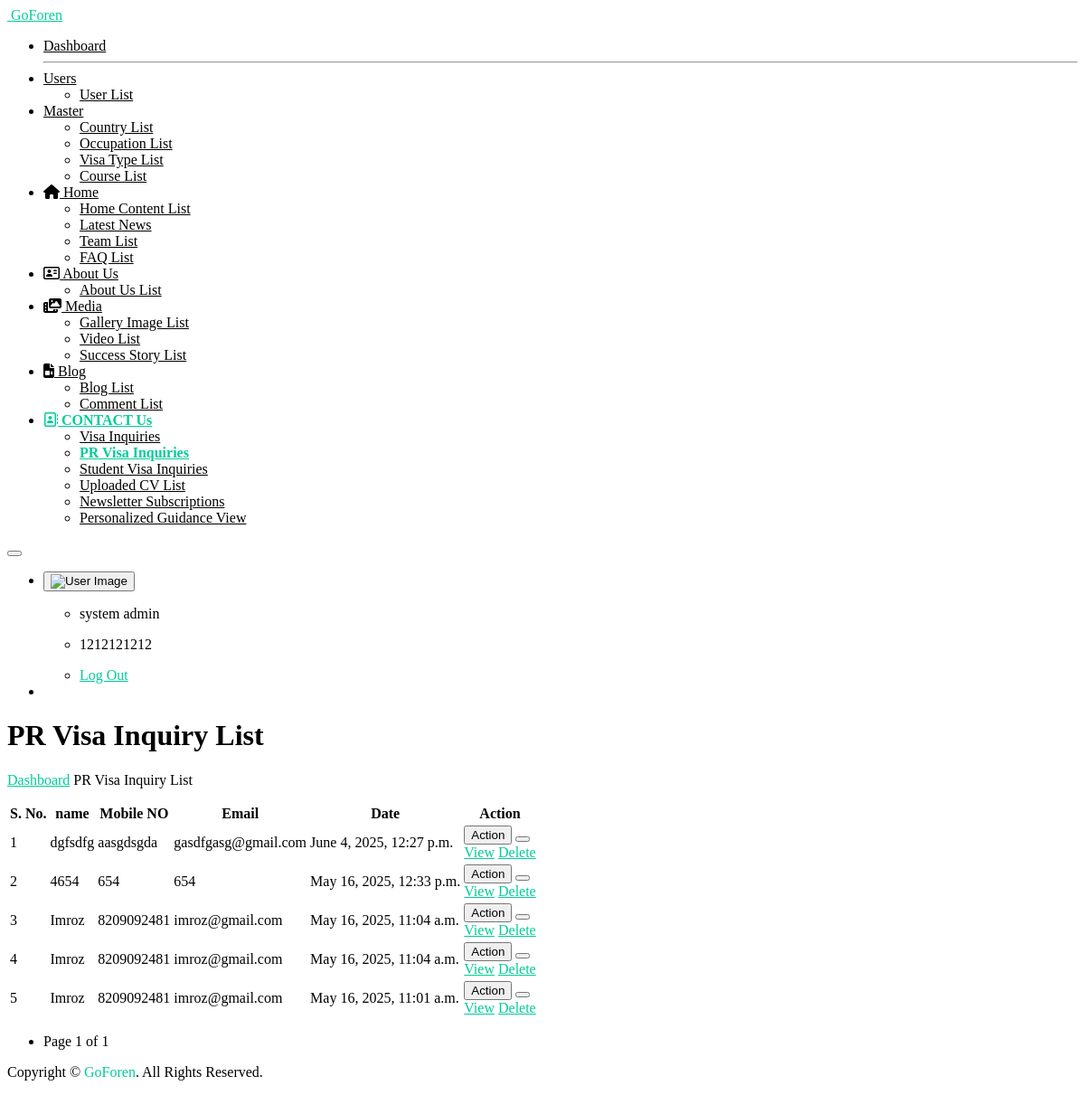
The page /pr_visa_inquiry_view (signed in) on the database its author committed.
### myapp/models.py (models this page shows, shortened)
class tbl_pr_visa_inquiry(models.Model):
    desired_country = models.CharField(max_length=50, null=True , blank=True)
    desired_visa_route = models.CharField(max_length=50, null=True , blank=True)
    relation = models.CharField(max_length=50, null=True , blank=True)
    name = models.CharField(max_length=100, null=True , blank=True)
    number = models.CharField(max_length=50, null=True , blank=True)
    landline = models.CharField(max_length=50, null=True , blank=True)
    alt_number = models.CharField(max_length=50, null=True , blank=True)
    email = models.CharField(max_length=50, null=True , blank=True)
    dob = models.DateTimeField(null=True , blank=True)
    marital_status = models.CharField(max_length=50, null=True , blank=True)
    no_of_child = models.CharField(max_length=50, null=True , blank=True)
    flat_no = models.CharField(max_length=100, null=True , blank=True)
    building_name = models.CharField(max_length=100, null=True , blank=True)
    road_street = models.CharField(max_length=100, null=True , blank=True)
    pincode = models.CharField(max_length=100, null=True , blank=True)
    area = models.CharField(max_length=100, null=True , blank=True)
    city = models.CharField(max_length=100, null=True , blank=True)
    inquiry_id = models.CharField(max_length=100, null=True , blank=True)
    resume = models.FileField(upload_to='resumes/', null=True , blank=True)
    created_at = models.DateTimeField(auto_now_add=True)
    updated_at = models.DateTimeField(auto_now=True)
    class Meta:
        db_table = 'tbl_pr_visa_inquiry'

### myapp/views.py (the view)
    def wrapper(request, *args, **kwargs):
        if 'user_id' not in request.session:
            return redirect('open_sign_in_page')
        return view_func(request, *args, **kwargs)

### myapp/views.py (called while the page is built)
def login_required_custom(view_func):
    def wrapper(request, *args, **kwargs):
        if 'user_id' not in request.session:
            return redirect('open_sign_in_page')
        return view_func(request, *args, **kwargs)
    return wrapper

@login_required_custom
def pr_visa_inquiry_view(request):
    all_inq_queryset = tbl_pr_visa_inquiry.objects.all().order_by("-id")
    paginator = Paginator(all_inq_queryset, 10)
    page_number = request.GET.get('page')
    page_obj = paginator.get_page(page_number)
    context = {
        "all_inq": page_obj.object_list,
        "page_obj": page_obj,
    }
    return render(request, "pr-visa-inquiry-list.html", context)

### templates/pr-visa-inquiry-list.html (shortened to what this page needs)
{% extends "base.html" %}
{% load static %}
{%  block start %}
			<div class="ec-content-wrapper">
				<div class="content">
					<div class="breadcrumb-wrapper d-flex align-items-center justify-content-between">
						<div>
							<h1>PR Visa Inquiry List</h1>
							<p class="breadcrumbs"><span><a href="{% url 'dashboard_view' %}">Dashboard</a></span>
								<span></span>PR Visa Inquiry List</p>
						</div>
					</div>
					<div class="row">
						<div class="col-12">
							<div class="card card-default">
								<div class="card-body">
									<div class="table-responsive">
										<table id="responsive-data-table" class="table">
											<thead>
												<tr>
													<th>S. No.</th>
													<th>name</th>
													<th>Mobile NO</th>
													<th>Email</th>
													<th>Date</th>
                                                    <th>Action</th>
												</tr>
											</thead>
											<tbody>
                                                {% for i in all_inq %}
												<tr>
													<td>{{forloop.counter}}</td>
													<td>{{i.name}}</td>
													<td>{{i.number}}</td>
													<td>{{i.email}}</td>
													<td>{{i.created_at}}</td>
													<td>
														<div class="btn-group mb-1">
															<button type="button"
																class="btn btn-outline-success">Action</button>
															<button type="button"
																class="btn btn-outline-success dropdown-toggle dropdown-toggle-split"
																data-bs-toggle="dropdown" aria-haspopup="true"
																aria-expanded="false" data-display="static">
															</button>
															<div class="dropdown-menu">
                                                                <a class="dropdown-item" href="{% url 'pr_visa_inquiry_detail' i.id %}">View</a>
                                                                <a href="javascript:void(0);" class="dropdown-item delete-btn" data-url="{% url 'delete_pr_visa_inquiry' i.id %}">Delete</a>
															</div>
															</div>
													</td>
												</tr>
                                                {% endfor %}
											</tbody>
										</table>
										<div class="pagination justify-content-center mt-3" style="justify-content: left !important;">
    <nav>
        <ul class="pagination">
            <li class="page-item disabled">
                <span class="page-link">
                    Page {{ page_obj.number }} of {{ page_obj.paginator.num_pages }}
                </span>
            </li>
        </ul>
    </nav>
</div>
									</div>
								</div>
							</div>
						</div>
					</div>
				</div>
			</div>
{%  endblock %}

### templates/pr-visa-inquiry-list.html (style rules this page uses)
a { color: #00cc99; }

### rows shown on the page
tbl_pr_visa_inquiry: name "dgfsdfg", number "aasgdsgda", email "gasdfgasg@gmail.com", created_at "June 4, 2025, 12:27 p.m."
tbl_pr_visa_inquiry: name "4654", number "654", email "654", created_at "May 16, 2025, 12:33 p.m."
tbl_pr_visa_inquiry: name "Imroz", number "8209092481", email "imroz@gmail.com", created_at "May 16, 2025, 11:04 a.m."
tbl_pr_visa_inquiry: name "Imroz", number "8209092481", email "imroz@gmail.com", created_at "May 16, 2025, 11:04 a.m."
tbl_pr_visa_inquiry: name "Imroz", number "8209092481", email "imroz@gmail.com", created_at "May 16, 2025, 11:01 a.m."

### other values the page prints
{{ request.session.session_username }} "system admin"
{{ request.session.session_mobile }} "1212121212"
{{ page_obj.number }} "1"
{{ page_obj.paginator.num_pages }} "1"
